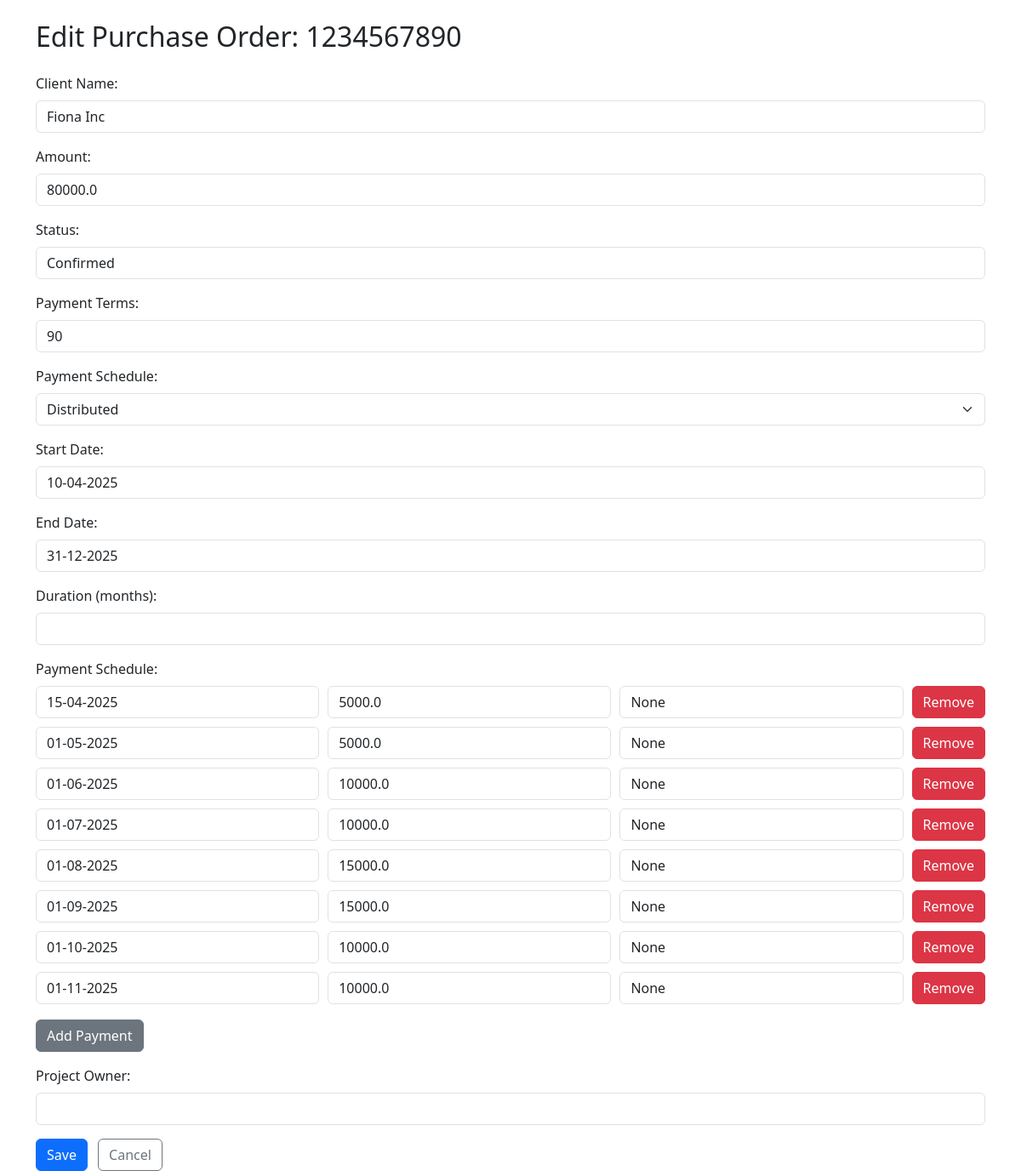
Before: /edit_po/1234567890 with the older database file.
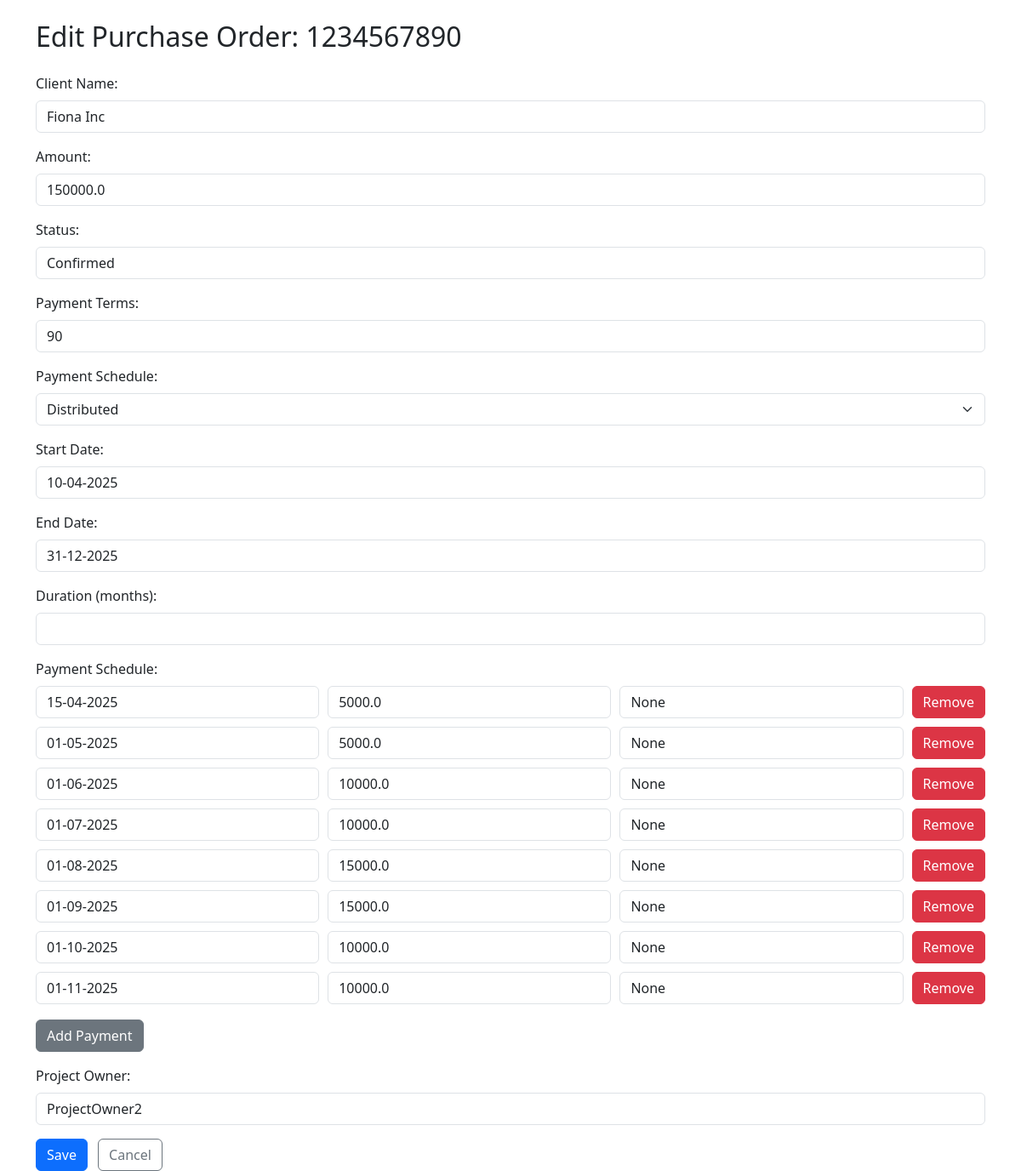
After: the same page with the newer database file.
### db/database.py (models this page shows)
class PurchaseOrder(Base):
    __tablename__ = "purchase_orders"
    id = Column(Integer, primary_key=True, index=True)
    po_id = Column(String, unique=True, index=True)
    client_name = Column(String)
    amount = Column(Float)
    status = Column(String)
    payment_terms = Column(Integer)
    payment_type = Column(String)
    start_date = Column(String)
    end_date = Column(String)
    duration_months = Column(Integer)
    payment_frequency = Column(Integer, nullable=True)
    project_owner = Column(String, nullable=True)
    milestones = relationship("Milestone", cascade="all, delete-orphan", backref="purchase_order")
    payment_schedule = relationship("PaymentSchedule", cascade="all, delete-orphan", backref="purchase_order")

class PaymentSchedule(Base):
    __tablename__ = "payment_schedule"
    id = Column(Integer, primary_key=True)
    po_id = Column(String, ForeignKey("purchase_orders.po_id"))
    payment_date = Column(String)
    payment_amount = Column(Float)
    payment_description = Column(String, nullable=True)

### app.py (the view, shortened to what this page needs)
@app.route('/edit_po/<po_id>', methods=['GET', 'POST'])
def edit_po(po_id):
    po = get_po_with_schedule(po_id)
    if not po:
        return f"<p>PO with ID {po_id} not found.</p>"
    return render_template('edit_po.html', po=po)

### app.py (called while the page is built)
@app.before_request
def load_logged_in_user():
    g.user = None
    if 'username' in session:
        g.user = session['username']

### templates/edit_po.html (shortened to what this page needs)
<!DOCTYPE html>
<html lang="en">
<head>
    <link href="https://cdn.jsdelivr.net/npm/bootstrap@5.3.3/dist/css/bootstrap.min.css" rel="stylesheet">
</head>
<body>
    <div class="container mt-4">
        <h2 class="mb-4">Edit Purchase Order: {{ po['po_id'] }}</h2>
        <form method="post">
            <div class="mb-3">
                <label for="client_name" class="form-label">Client Name:</label>
                <input type="text" class="form-control" id="client_name" name="client_name" value="{{ po['client_name'] }}" required>
            </div>
            <div class="mb-3">
                <label for="amount" class="form-label">Amount:</label>
                <input type="number" step="0.01" class="form-control" id="amount" name="amount" value="{{ po['amount'] }}" required>
            </div>
            <div class="mb-3">
                <label for="status" class="form-label">Status:</label>
                <input type="text" class="form-control" id="status" name="status" value="{{ po['status'] }}" required>
            </div>
            <div class="mb-3">
                <label for="payment_terms" class="form-label">Payment Terms:</label>
                <input type="number" class="form-control" id="payment_terms" name="payment_terms" value="{{ po['payment_terms'] }}">
            </div>
            <div class="mb-3">
                <label for="payment_type" class="form-label">Payment Schedule:</label>
                <select class="form-select" id="payment_type" name="payment_type">
                    <option value="distributed" {% if po['payment_type'] == 'distributed' %}selected{% endif %}>Distributed</option>
                </select>
            </div>
            <div class="mb-3">
                <label for="start_date" class="form-label">Start Date:</label>
                <input type="text" class="form-control" id="start_date" name="start_date" value="{{ po['start_date'] }}">
            </div>
            <div class="mb-3">
                <label for="end_date" class="form-label">End Date:</label>
                <input type="text" class="form-control" id="end_date" name="end_date" value="{{ po['end_date'] }}">
            </div>
            <div class="mb-3">
                <label for="duration_months" class="form-label">Duration (months):</label>
                <input type="number" class="form-control" id="duration_months" name="duration_months" value="{{ po['duration_months'] }}">
            </div>
            {% if po['payment_type'] == 'distributed' %}
            <div class="mb-3 schedule-fields">
                <label class="form-label">Payment Schedule:</label>
                <div id="schedule-list">
                    {% for sched in po['payment_schedule'] %}
                    <div class="schedule-entry">
                        <input type="text" class="form-control" name="payment_date" placeholder="Date (DD-MM-YYYY)" value="{{ sched['payment_date'] }}" required>
                        <input type="number" step="0.01" class="form-control" name="payment_amount" placeholder="Amount (USD)" value="{{ sched['payment_amount'] }}" required>
                        <input type="text" class="form-control" name="payment_description" placeholder="Description" value="{{ sched['payment_description'] }}">
                        <button type="button" class="btn btn-danger" onclick="removeSchedule(this)">Remove</button>
                    </div>
                    {% endfor %}
                </div>
                <button type="button" class="btn btn-secondary mt-2" onclick="addSchedule()">Add Payment</button>
            </div>
            {% endif %}
            <div class="mb-3">
                <label for="project_owner" class="form-label">Project Owner:</label>
                <input type="text" class="form-control" id="project_owner" name="project_owner" value="{{ po['project_owner'] if po['project_owner'] else '' }}">
            </div>
            <button type="submit" class="btn btn-primary me-2">Save</button>
            <a href="{{ url_for('forecast') }}" class="btn btn-outline-secondary">Cancel</a>
        </form>
    </div>
</body>
</html>

### templates/edit_po.html (style rules this page uses)
.milestone-entry, .schedule-entry { display: flex; gap: 10px; margin-bottom: 10px; flex-wrap: wrap; }
.milestone-entry input, .schedule-entry input { flex: 1; min-width: 150px; }

Changed rows visible on the page:
changed PurchaseOrder "Fiona Inc": amount "80000.0" → "150000.0"; project_owner (not shown) → "ProjectOwner2"
